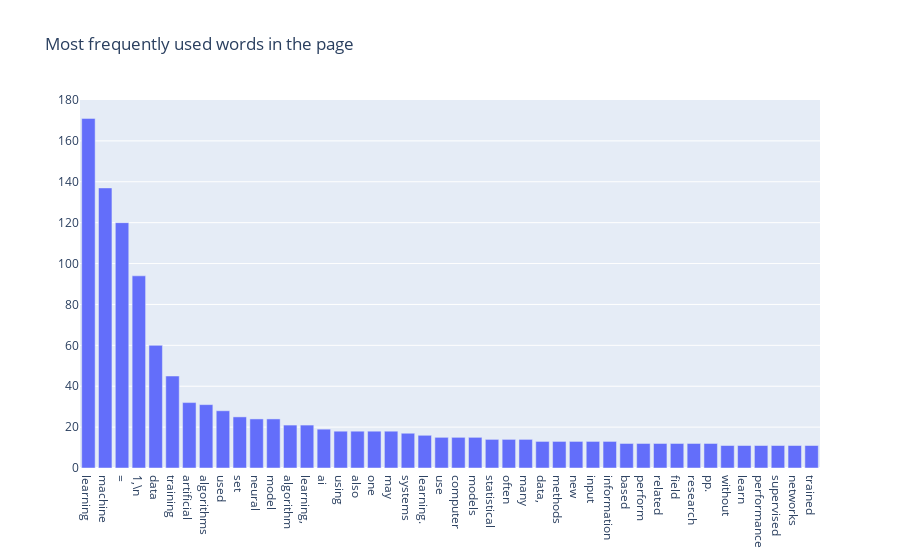

Notebook code for this chart:
### Code cell
pio.show(fig)

### Figure 1 — Plotly figure (JSON) as saved in the notebook; plotly's stock layout.template omitted (floating-point values rounded to 4 significant figures)
{"data": [{"type": "bar", "x": ["machine", "learning", "algorithms", "statistical", "neural", "artificial", "based", "use", "model", "data,", "without", "used", "perform", "related", "using", "learning.", "field", "data", "also", "algorithm", "one", "training", "computer", "often", "research", "learn", "performance", "models", "may", "supervised", "ai", "systems", "networks", "methods", "many", "learning,", "set", "trained", "new", "input", "=", "information", "pp.", "1,\\n"], "y": [137, 171, 31, 14, 24, 32, 12, 15, 24, 13, 11, 28, 12, 12, 18, 16, 12, 60, 18, 21, 18, 45, 15, 14, 12, 11, 11, 15, 18, 11, 19, 17, 11, 13, 14, 21, 25, 11, 13, 13, 120, 13, 12, 94]}], "layout": {"title": {"text": "Most frequently used words in the page"}, "xaxis": {"categoryorder": "total descending"}}}
